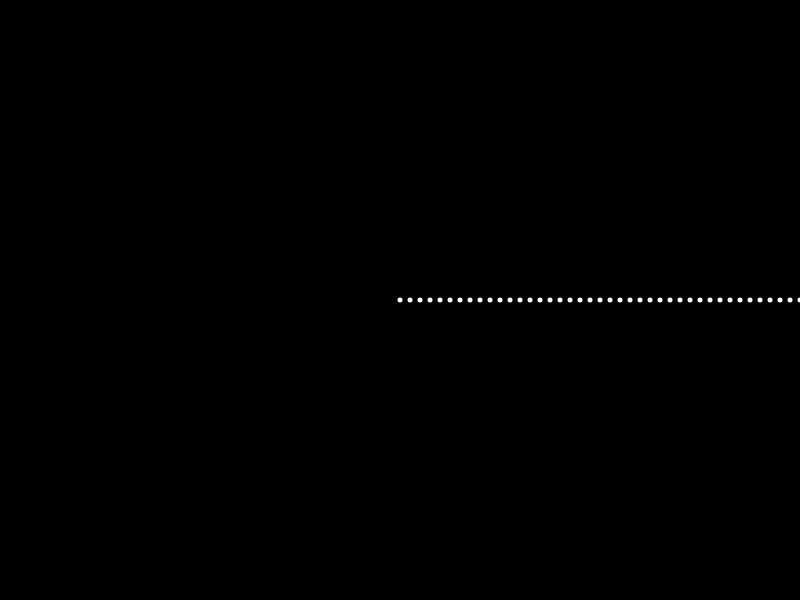
Frame 1 (no input)
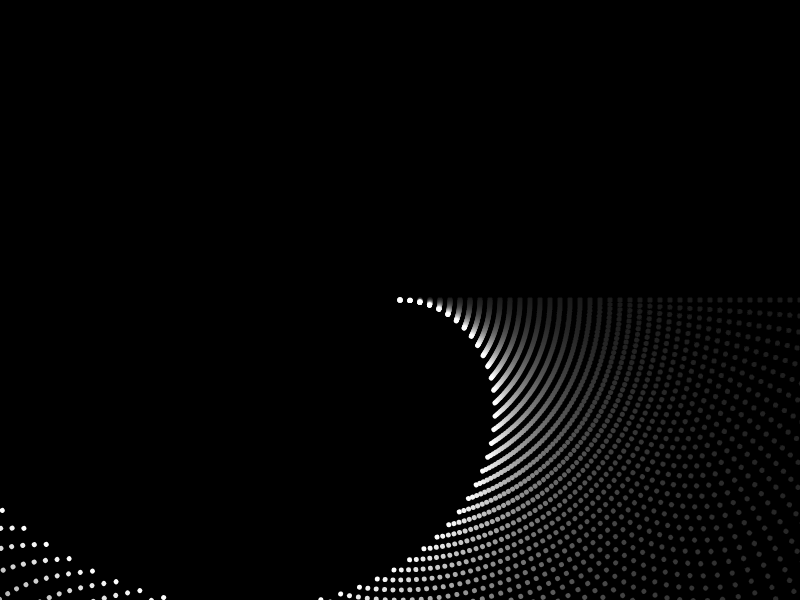
Frame 60 (no input)
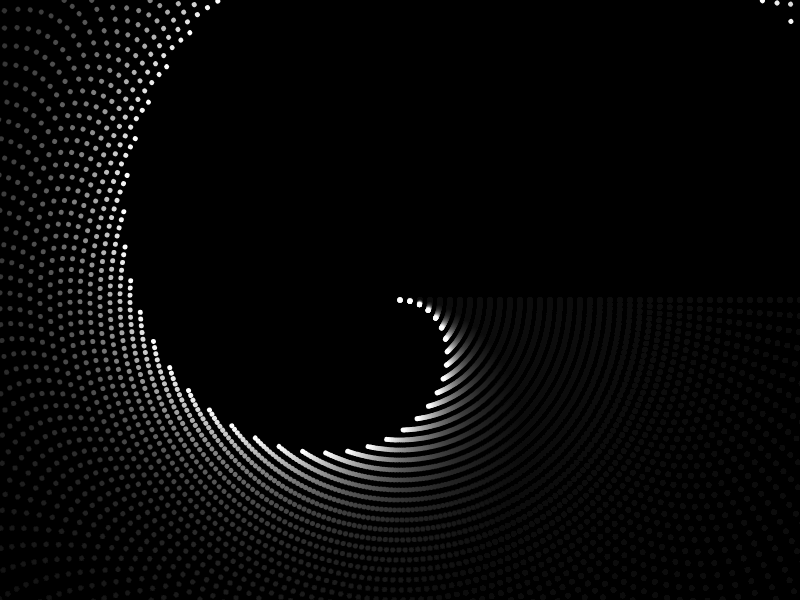
Frame 120 (the mouse pressed at the canvas centre since frame 60)

The p5.js sketch that drew these frames (run headless with seeded random() and noise() and a simulated clock; from frame 60 on, the mouse is pressed at the canvas centre):

// p5.js sketch
// ── sketch.js

var r = new Array(100);

var RDIVIDER = 1000;
var RDISTANCE = 10;
var RSIZE = 5;
var RALPHA = 10;

function setup()
{
  createCanvas(800, 600);
  background(0);
  noStroke();
  
  for(var i = 0;i<r.length;i++)
  {
    console.log(i);
    r[i] = 0;
  }
  
}

function draw()
{
  background(0, RALPHA);
  fill(255);

  for(var i = 0;i<r.length;i++)
  {
    resetMatrix();
    translate(width/2, height/2);
    rotate(r[i]);
    translate(i*RDISTANCE, 0);
    ellipse(0, 0, RSIZE, RSIZE);
    r[i]+=i/RDIVIDER;
  }
  
}
